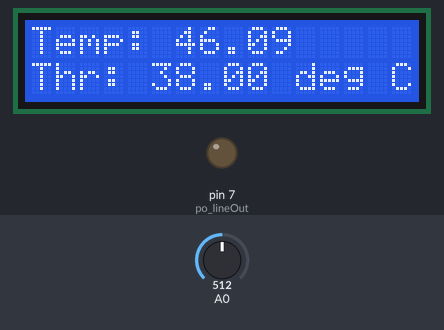
Bench run of a sketch on a simulated Arduino Uno, built with avr-gcc and run on an emulated ATmega328P. Shown: 16×2 character LCD, output pins drawn as LEDs (lit = HIGH). Inputs (shaded band) come from the test bench; at power-on: A0 = 512.

Above: at 1.2 s.
1.3 s: A0 set to 1015
At 2.7 s:
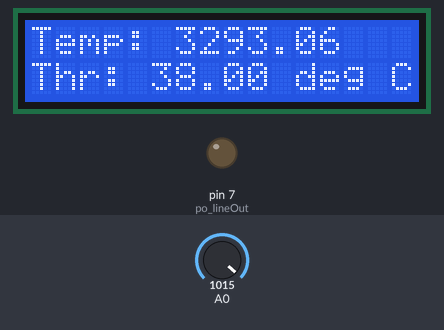
3.2 s: A0 set to 1023
At 3.7 s:
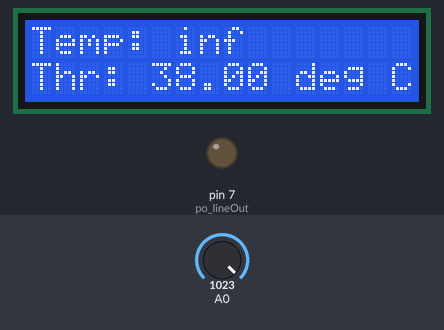
4.8 s: A0 set to 434
At 5.6 s:
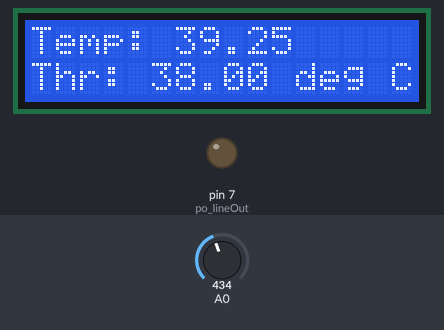
6.4 s: A0 set to 402
At 7.7 s:
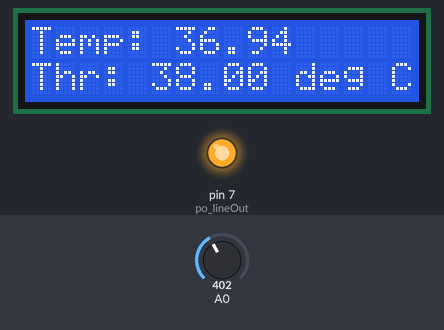
Timing chart, 0 to 9.1 s (numbered marks = the images above; inputs shaded):
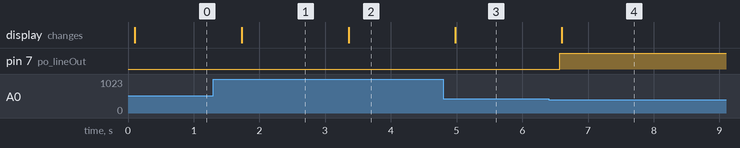

Measured:
- the behaviour switches between 1022 and 1023 on A0 (found by bisection; images 1 and 2)
- the behaviour switches between 418 and 417 on A0 (found by bisection; images 3 and 4)
- after the input at 1.3 s, the display: changes after 0.43 s (image 1)
- after the input at 3.2 s, the display: changes after 0.16 s (image 2)
- after the input at 4.8 s, the display: changes after 0.18 s (image 3)
- after the input at 6.4 s, pin 7 (po_lineOut): LOW → HIGH after 0.17 s; the display: changes after 0.20 s (image 4)

The sketch:

sketch_mar2a.ino
```cpp
// Install this by downloading it from library
#include <LiquidCrystal_I2C.h>

// Change this only if needed
// Based on your LCD
#define LCD_WIDTH 16
#define LCD_HEIGHT 2

// Our pin is set to
#define pi_tempSensor A0
#define po_lineOut 7

// Threshold
#define activateThres 38.0

LiquidCrystal_I2C lcd(0x27, LCD_WIDTH, LCD_HEIGHT);

void setup() {
  // Initialize lcd
  lcd.begin(LCD_WIDTH, LCD_HEIGHT);

  // Turn backlight on
  lcd.backlight();

  // Register our pins
  pinMode(po_lineOut, OUTPUT);
}

void loop() {
  // Get the average reading with 10 samples and 1ms delay interval from
  // our temperature sensor.
  const float thermisVal = getAverage(10, pi_tempSensor, 1, true);

  float temperature = resistanceToCelsius(thermisVal, 4750, .18);

  // Check if the temp is greater than 40 degree
  // If greater than then turn the relay (light) on
  if(temperature > activateThres) {
    digitalWrite(po_lineOut, LOW);
  } else {
    // Else turn the relay (light) off
    digitalWrite(po_lineOut, HIGH);
  }

  lcd.clear();

  lcd.setCursor(0, 0);

  // We can also see the actual temperature reading
  // by printing it into LCD
  lcd.print("Temp: ");
  lcd.print(temperature);

  lcd.setCursor(0, 1);
  lcd.print("Thr: ");
  lcd.print(activateThres);
  lcd.print(" deg C");

  // Add some delay in millisecond to refresh the reading
  delay(500);
}

float resistanceToCelsius(float t1, float t2, float coef) {
  /**
   * t1 = input value
   * t2 = expected resistance at coef
   * coef = temperature at t2 resistance
   **/
   return ((t2 / t1) - 1) / coef;
}


float getAverage(const int sampleCount, int analogInputPin, int delayMs, bool invertValue) {
  /**
   * There is a high chance of having noise while reading some analog input
   * so, instead of using single value from input, we get some samples and
   * then get the average of it so atleast we reduce some noise from input.
   * We also added some delay interval to give it a time to fetch enough data.
   **/
  int sum = 0;

  for(int i = 0; i < sampleCount; i++) {
    sum += analogRead(analogInputPin);
    delay(delayMs);
  }

  if(invertValue)
    return 1023 - (sum / sampleCount);

  return sum / sampleCount;
}

bool isInRange(int readIn, int minInp, int maxInp) {
  /**
   * Check whether the readIn is within range of a min and max value
   **/
  return minInp < readIn && readIn < maxInp;
}
```
